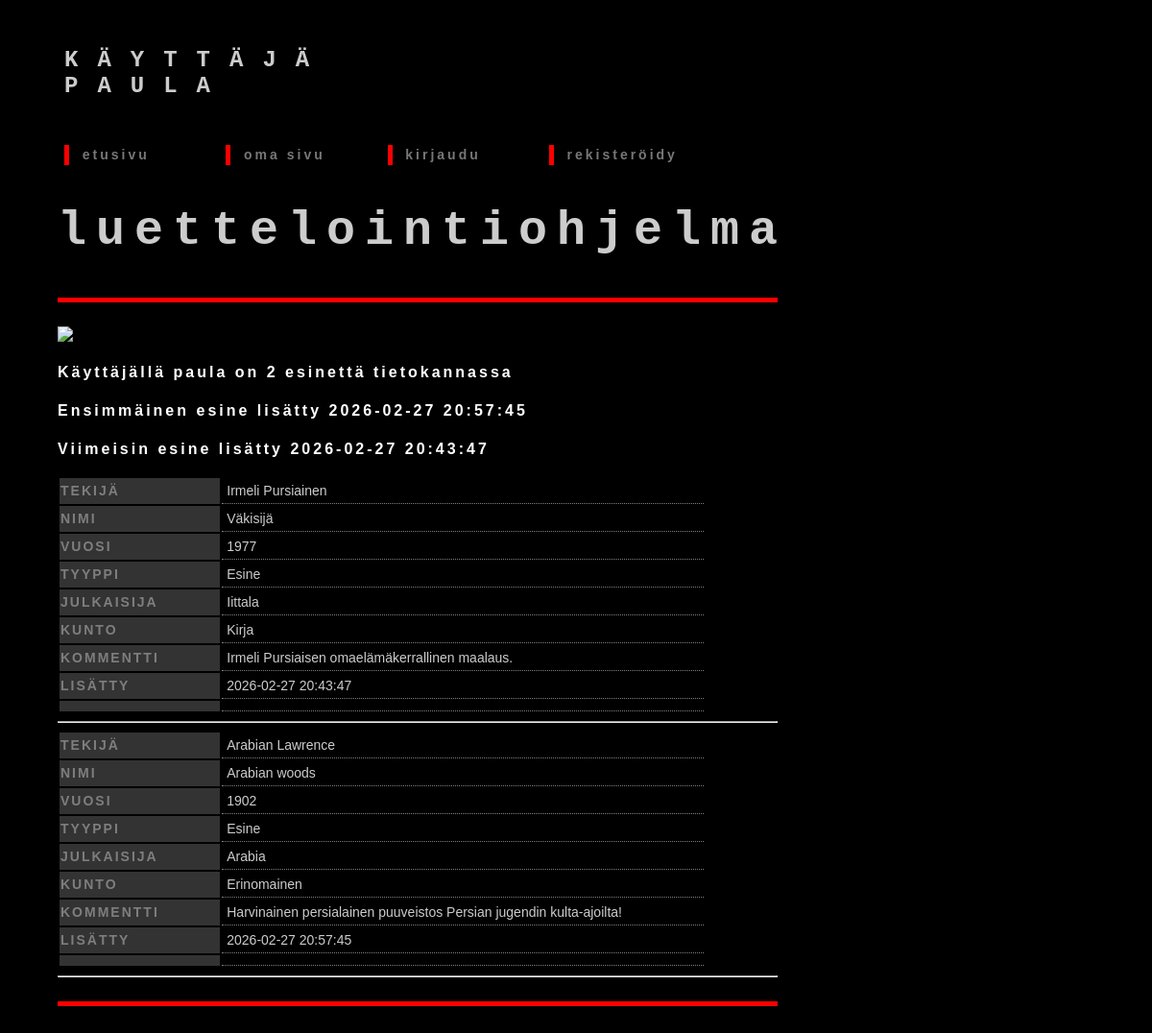
Page /user/1 on the committed database.
### tables this page shows
CREATE TABLE users (
    id INTEGER PRIMARY KEY,
    username TEXT UNIQUE,
    password_hash TEXT,
    image BLOB
);

CREATE TABLE items (
    item_id INTEGER PRIMARY KEY,
    ttyype TEXT,
    content TEXT,
    year INTEGER,
    title TEXT,
    creator TEXT,
    author TEXT,
    condition TEXT,
    sent_at TEXT,
    user_id INTEGER REFERENCES users,
    image BLOB

);

### app.py (the view)
@app.route("/user/<int:user_id>")
def show_user(user_id):
    user = users.get_user(user_id)
    if not user:
        abort(404)
    items = users.get_items(user_id)
    items = sorted(items, key=lambda x: x["sent_at"])
    return render_template("user.html", user=user, items=items, q=user_id)

### app.py (called while the page is built)
@app.before_request
def before_request():
    g.start_time = time.time()

@app.after_request
def after_request(response):
    elapsed_time = round(time.time() - g.start_time, 2)
    print("elapsed time:", elapsed_time, "s")
    return response

### db.py (called while the page is built)
def get_connection():
    con = sqlite3.connect("database.db")
    con.set_trace_callback(print)
    con.execute("PRAGMA foreign_keys = ON")
    con.row_factory = sqlite3.Row
    return con

def query(sql, params=()):
    con = get_connection()
    result = con.execute(sql, params).fetchall()
    con.close()
    return result

### users.py (called while the page is built)
def get_user(user_id):
    sql = """SELECT id, username, image IS NOT NULL has_image
             FROM users
             WHERE id = ?"""
    result = db.query(sql, [user_id])
    return result[0] if result else None

def get_items(user_id):
    sql = """SELECT i.item_id,
                i.user_id,
                i.ttyype,
                i.author,
                i.title,
                i.creator,
                i.year,
                i.condition,
                i.content,
                i.sent_at
         FROM items i
         WHERE i.user_id = ?
         ORDER BY i.sent_at DESC"""
    return db.query(sql, [user_id])

### templates/user.html (shortened to what this page needs)
<!DOCTYPE html>
<html>
<head>
  <link rel="stylesheet" href="{{ url_for('static', filename='css/styles.css') }}">
</head>
<body>
<table class="kayttaja">
    <tr>
        <td class="td">
        <h4>Käyttäjä {{ user.username }}</h4>
        </td>
        <td class="td">
        </td>
        <td class="td">
        </td>
    </tr>
</table>
<div class="linkit">
	<table class="table">
		<tr>
			<td class="td">
				<p class="outset">&nbsp; <a href="/"> etusivu</a>
				</p>
			</td>
			<td class="td">
				<p class="outset">&nbsp; <a href="/user/{{ session.user_id }}"> oma sivu</a>
				</p>
			</td>
				{% if session.username %}
			<td class="td">
					<p class="outset">&nbsp; <a href="/logout">kirjaudu ulos</a>
					</p>
			</td>
			<td>
			</td>
				{% else %}
			<td class="td">
					<p class="outset">&nbsp; <a href="/#login">kirjaudu</a>
					</p>
			</td>
			<td class="td">
					<p class="outset">&nbsp; <a href="/#register">rekisteröidy</a>
					</p>
			</td>
				{% endif %}
		</tr>
	</table>
</div>
<div class="paapalkki">
	<h2>luettelointiohjelma</h2>
	<div class="vaakaviiva">
	</div>
	{% if user.has_image %}
        <a href="/add_image"><img src="/image/{{ user.id }}" /></a>
    {% else %}
        <a href="/add_image">Lisää kuva</a>
    {% endif %}
    {% if session.username == user.username %}
    <p>
        Sinulla on {{ items | count }} esinettä tietokannassa
    </p>
    {% else %}
    <p>
        Käyttäjällä {{ user.username }} on {{ items | count }} esinettä tietokannassa
    </p>
    {% endif %}
    {% if items %}
    <p>
        Ensimmäinen esine lisätty {{ items[-1].sent_at }}
    </p>
    <p>
        Viimeisin esine lisätty {{ items[0].sent_at }}
    </p>
    {% endif %}
    {% if q and items %}
		<div class="hakutulokset">
         	{% for item in items %}
            	<div>
					<table class="table">
						<tr>
							<th class="th"">Tekijä</th>
							<td class="tditems">{{ item['author'] }}</td>
						</tr>
						<tr>
							<th class="th">Nimi</th>
							<td class="tditems">{{ item['title'] }}</td>
						</tr>
						<tr>
							<th class="th">Vuosi</th>
							<td class="tditems">{{ item['year'] }}</td>
						</tr>
						<tr>
							<th class="th">Tyyppi</th>
							<td class="tditems">{{ item['ttyype'] }}</td>
						</tr>
						<tr>
							<th class="th">Julkaisija</th>
							<td class="tditems">{{ item['creator'] }}</td>
						</tr>
						<tr>
							<th class="th">Kunto</th>
							<td class="tditems">{{ item['condition'] }}</td>
						</tr>
						<tr>
							<th class="th">Kommentti</th>
							<td class="tditems">{{ item['content'] }}</td>
						</tr>
						<tr>
                            <th class="th">Lisätty</th>
                            <td class="tditems">{{ item['sent_at']}}</td>
						</tr>
						<tr>
							<th class="th"></th>
							<td class="tditems">
							</td>
						</tr>
					</table>
				<hr />
				</div>
         	{% endfor %}
         </div>
         <div class="vaakaviiva">
		</div>
     	{% else %}
     		<p></p>
		{% endif %}
</div>
</body>
</html>

### static/css/styles.css (style rules this page uses)
body { margin: 0 auto; max-width: 50em; line-height: 1,3; padding: 4em 2em; background-color: #000000; font-stretch: expanded; color: #cccccc; }
h2 { font-family: 'Courier', 'Courier New', 'monospace'; font-size: 50px; text-transform: lowercase; text-align: center; top: 50%; letter-spacing: 10px; }
h4 { color: #cccccc; font-family: 'Courier', 'Courier New', 'monospace'; font-size: 24px; font-weight: bolder; text-transform: uppercase; letter-spacing: 20px; }
p { font-family: 'Helvetica', 'Arial', 'sans-serif'; font-weight: bold; letter-spacing: 3px; line-height: 1.5; color: #FFFFFF; }
p.outset { border-left: 5px solid red; }
.table { width: 90%; text-align: left; margin: 0px; padding: 0px; }
.td { vertical-align: text-top; text-align: left; font-size: 14px; font-family: 'Helvetica', 'Arial', 'sans-serif'; padding: 5px; margin: 5px; width: 25%; }
.tditems { vertical-align: text-top; text-align: left; font-size: 14px; font-family: 'Helvetica', 'Arial', 'sans-serif'; padding: 5px; margin: 5px; width: 75%; border-bottom: dotted grey 1px; }
.th { vertical-align: text-top; text-align: left; letter-spacing: 2px; background-color: #333333; color: #7e7e7e; font-family: 'Helvetica', 'Arial', 'sans-serif'; font-size: 14px; text-transform: uppercase; font-weight: bold; }
a:link, a:visited { text-decoration: none; color: #777777; }
.vaakaviiva { border-bottom: 5px solid red; margin-top: 25px; margin-bottom: 25px; width: 100%; }
.linkit { top: 130px; left: 60px; position: absolute; width: 750px; }
.kayttaja { top: 10px; left: 60px; text-align: right; position: absolute; width: 750px; }
.paapalkki { width: 750px; height: 100%; left: 60px; top: 170px; text-align: left; position: absolute; }

### rows in the picture
users: username "PAULA", username "paula"
items: sent_at "2026-02-27 20:57:45", author "Arabian Lawrence", title "Arabian woods", year "1902", ttyype "Esine", creator "Arabia", condition "Erinomainen", content "Harvinainen persialainen puuveistos Persian jugendin kulta-ajoilta!"
items: sent_at "2026-02-27 20:43:47", author "Irmeli Pursiainen", title "Väkisijä", year "1977", ttyype "Esine", creator "Iittala", condition "Kirja", content "Irmeli Pursiaisen omaelämäkerrallinen maalaus."

### other values in the picture
{{ items | count }} "2"
